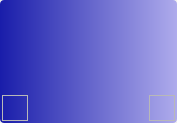
<?xml version="1.0" encoding="UTF-8"?>
<ui version="4.0">
 <class>MediaGroup</class>
 <widget class="QWidget" name="MediaGroup">
  <property name="geometry">
   <rect>
    <x>0</x>
    <y>0</y>
    <width>177</width>
    <height>123</height>
   </rect>
  </property>
  <property name="windowTitle">
   <string>Form</string>
  </property>
  <layout class="QVBoxLayout" name="verticalLayout">
   <property name="spacing">
    <number>0</number>
   </property>
   <property name="leftMargin">
    <number>0</number>
   </property>
   <property name="topMargin">
    <number>0</number>
   </property>
   <property name="rightMargin">
    <number>0</number>
   </property>
   <property name="bottomMargin">
    <number>0</number>
   </property>
   <item>
    <widget class="QFrame" name="frame_mask">
     <property name="styleSheet">
      <string notr="true">#frame_mask
{
border-radius: 4px;
background-color:qlineargradient(spread:pad,x1:0,y1:0,x2:1,y2:0,stop:0 #191daa, stop:1  #aeabec);
}

#frame_mask:hover
{
border: 2px solid red;
}</string>
     </property>
     <property name="frameShape">
      <enum>QFrame::StyledPanel</enum>
     </property>
     <property name="frameShadow">
      <enum>QFrame::Raised</enum>
     </property>
     <layout class="QVBoxLayout" name="verticalLayout_3">
      <property name="spacing">
       <number>0</number>
      </property>
      <property name="leftMargin">
       <number>2</number>
      </property>
      <property name="topMargin">
       <number>2</number>
      </property>
      <property name="rightMargin">
       <number>2</number>
      </property>
      <property name="bottomMargin">
       <number>2</number>
      </property>
      <item>
       <layout class="QVBoxLayout" name="verticalLayout_2">
        <property name="spacing">
         <number>0</number>
        </property>
        <item>
         <widget class="QStackedWidget" name="stackedWidget_cover">
          <property name="currentIndex">
           <number>0</number>
          </property>
          <widget class="QWidget" name="page_norcover">
           <layout class="QVBoxLayout" name="verticalLayout_4">
            <property name="spacing">
             <number>0</number>
            </property>
            <property name="leftMargin">
             <number>0</number>
            </property>
            <property name="topMargin">
             <number>0</number>
            </property>
            <property name="rightMargin">
             <number>0</number>
            </property>
            <property name="bottomMargin">
             <number>0</number>
            </property>
            <item>
             <widget class="QLabel" name="label_cover">
              <property name="styleSheet">
               <string notr="true">QLabel
{
border-image: url(:/images/bgpic/cusvideoitem1.png);
}</string>
              </property>
              <property name="text">
               <string/>
              </property>
             </widget>
            </item>
           </layout>
          </widget>
          <widget class="QWidget" name="page_cuscover">
           <layout class="QVBoxLayout" name="verticalLayout_5">
            <property name="spacing">
             <number>15</number>
            </property>
            <property name="leftMargin">
             <number>0</number>
            </property>
            <property name="topMargin">
             <number>0</number>
            </property>
            <property name="rightMargin">
             <number>0</number>
            </property>
            <property name="bottomMargin">
             <number>0</number>
            </property>
            <item>
             <widget class="QFrame" name="frame_mintitle">
              <property name="minimumSize">
               <size>
                <width>0</width>
                <height>26</height>
               </size>
              </property>
              <property name="maximumSize">
               <size>
                <width>16777215</width>
                <height>26</height>
               </size>
              </property>
              <property name="frameShape">
               <enum>QFrame::StyledPanel</enum>
              </property>
              <property name="frameShadow">
               <enum>QFrame::Raised</enum>
              </property>
              <layout class="QHBoxLayout" name="horizontalLayout_5">
               <property name="spacing">
                <number>6</number>
               </property>
               <property name="leftMargin">
                <number>0</number>
               </property>
               <property name="topMargin">
                <number>0</number>
               </property>
               <property name="rightMargin">
                <number>0</number>
               </property>
               <property name="bottomMargin">
                <number>0</number>
               </property>
               <item>
                <spacer name="horizontalSpacer_3">
                 <property name="orientation">
                  <enum>Qt::Horizontal</enum>
                 </property>
                 <property name="sizeHint" stdset="0">
                  <size>
                   <width>138</width>
                   <height>20</height>
                  </size>
                 </property>
                </spacer>
               </item>
               <item>
                <widget class="QPushButton" name="pushButton_return">
                 <property name="minimumSize">
                  <size>
                   <width>22</width>
                   <height>22</height>
                  </size>
                 </property>
                 <property name="maximumSize">
                  <size>
                   <width>22</width>
                   <height>22</height>
                  </size>
                 </property>
                 <property name="styleSheet">
                  <string notr="true">QPushButton
{
border-image: url(:/images/fileitem/item_return_normal.png);
}

QPushButton:hover
{
border-image: url(:/images/fileitem/item_return_hover.png);
}</string>
                 </property>
                 <property name="text">
                  <string/>
                 </property>
                </widget>
               </item>
              </layout>
             </widget>
            </item>
            <item>
             <layout class="QHBoxLayout" name="horizontalLayout_4">
              <property name="spacing">
               <number>0</number>
              </property>
              <item>
               <spacer name="horizontalSpacer">
                <property name="orientation">
                 <enum>Qt::Horizontal</enum>
                </property>
                <property name="sizeHint" stdset="0">
                 <size>
                  <width>40</width>
                  <height>20</height>
                 </size>
                </property>
               </spacer>
              </item>
              <item>
               <widget class="QPushButton" name="pushButton_opencover">
                <property name="minimumSize">
                 <size>
                  <width>80</width>
                  <height>26</height>
                 </size>
                </property>
                <property name="maximumSize">
                 <size>
                  <width>80</width>
                  <height>26</height>
                 </size>
                </property>
                <property name="styleSheet">
                 <string notr="true">QPushButton
{
border-radius: 3px;
border: 1px solid gray;
font: 400 13px &quot;微软雅黑&quot;;
}

QPushButton:hover
{
color: red;
}</string>
                </property>
                <property name="text">
                 <string>更改封面</string>
                </property>
               </widget>
              </item>
              <item>
               <spacer name="horizontalSpacer_2">
                <property name="orientation">
                 <enum>Qt::Horizontal</enum>
                </property>
                <property name="sizeHint" stdset="0">
                 <size>
                  <width>40</width>
                  <height>20</height>
                 </size>
                </property>
               </spacer>
              </item>
             </layout>
            </item>
            <item>
             <spacer name="verticalSpacer_2">
              <property name="orientation">
               <enum>Qt::Vertical</enum>
              </property>
              <property name="sizeHint" stdset="0">
               <size>
                <width>20</width>
                <height>4</height>
               </size>
              </property>
             </spacer>
            </item>
           </layout>
          </widget>
         </widget>
        </item>
        <item>
         <widget class="QFrame" name="frame_ctl">
          <property name="minimumSize">
           <size>
            <width>0</width>
            <height>26</height>
           </size>
          </property>
          <property name="maximumSize">
           <size>
            <width>16777215</width>
            <height>26</height>
           </size>
          </property>
          <layout class="QHBoxLayout" name="horizontalLayout">
           <property name="spacing">
            <number>0</number>
           </property>
           <property name="leftMargin">
            <number>0</number>
           </property>
           <property name="topMargin">
            <number>0</number>
           </property>
           <property name="rightMargin">
            <number>0</number>
           </property>
           <property name="bottomMargin">
            <number>0</number>
           </property>
           <item>
            <widget class="QFrame" name="frame_add">
             <property name="minimumSize">
              <size>
               <width>26</width>
               <height>26</height>
              </size>
             </property>
             <property name="maximumSize">
              <size>
               <width>26</width>
               <height>26</height>
              </size>
             </property>
             <property name="frameShape">
              <enum>QFrame::StyledPanel</enum>
             </property>
             <property name="frameShadow">
              <enum>QFrame::Raised</enum>
             </property>
             <layout class="QVBoxLayout" name="verticalLayout_6">
              <property name="spacing">
               <number>0</number>
              </property>
              <property name="leftMargin">
               <number>0</number>
              </property>
              <property name="topMargin">
               <number>0</number>
              </property>
              <property name="rightMargin">
               <number>0</number>
              </property>
              <property name="bottomMargin">
               <number>0</number>
              </property>
              <item>
               <widget class="QPushButton" name="pushButton_addnew">
                <property name="maximumSize">
                 <size>
                  <width>23</width>
                  <height>23</height>
                 </size>
                </property>
                <property name="styleSheet">
                 <string notr="true">QPushButton
{
border: 0px solid gray;
border-image: url(:/images/icon/addTab.png);
background-color: transparent;
}

QPushButton:hover
{
border-image: url(:/images/icon/addTab_hover.png);
}</string>
                </property>
                <property name="text">
                 <string/>
                </property>
               </widget>
              </item>
             </layout>
            </widget>
           </item>
           <item>
            <widget class="QStackedWidget" name="stackedWidget_changed">
             <property name="currentIndex">
              <number>0</number>
             </property>
             <widget class="QWidget" name="page_name">
              <layout class="QHBoxLayout" name="horizontalLayout_2">
               <property name="spacing">
                <number>0</number>
               </property>
               <property name="leftMargin">
                <number>0</number>
               </property>
               <property name="topMargin">
                <number>0</number>
               </property>
               <property name="rightMargin">
                <number>0</number>
               </property>
               <property name="bottomMargin">
                <number>0</number>
               </property>
               <item>
                <widget class="QPushButton" name="pushButton_intro">
                 <property name="minimumSize">
                  <size>
                   <width>0</width>
                   <height>25</height>
                  </size>
                 </property>
                 <property name="maximumSize">
                  <size>
                   <width>16777215</width>
                   <height>25</height>
                  </size>
                 </property>
                 <property name="styleSheet">
                  <string notr="true">QPushButton
{
border: none;
color: #44aed3;
font: 400 13px &quot;微软雅黑&quot;;
background-color: transparent;
}

QPushButton:hover
{
color: #e5fafa;
}</string>
                 </property>
                 <property name="text">
                  <string/>
                 </property>
                </widget>
               </item>
              </layout>
             </widget>
             <widget class="QWidget" name="page_rename">
              <layout class="QHBoxLayout" name="horizontalLayout_3">
               <property name="spacing">
                <number>0</number>
               </property>
               <property name="leftMargin">
                <number>0</number>
               </property>
               <property name="topMargin">
                <number>0</number>
               </property>
               <property name="rightMargin">
                <number>0</number>
               </property>
               <property name="bottomMargin">
                <number>0</number>
               </property>
               <item>
                <widget class="QLineEdit" name="lineEdit_rename">
                 <property name="minimumSize">
                  <size>
                   <width>0</width>
                   <height>20</height>
                  </size>
                 </property>
                 <property name="maximumSize">
                  <size>
                   <width>16777215</width>
                   <height>20</height>
                  </size>
                 </property>
                 <property name="styleSheet">
                  <string notr="true">QLineEdit
{
border-radius: 4px;
}</string>
                 </property>
                </widget>
               </item>
              </layout>
             </widget>
            </widget>
           </item>
           <item>
            <widget class="QFrame" name="frame_del">
             <property name="minimumSize">
              <size>
               <width>26</width>
               <height>26</height>
              </size>
             </property>
             <property name="maximumSize">
              <size>
               <width>26</width>
               <height>26</height>
              </size>
             </property>
             <property name="frameShape">
              <enum>QFrame::StyledPanel</enum>
             </property>
             <property name="frameShadow">
              <enum>QFrame::Raised</enum>
             </property>
             <layout class="QVBoxLayout" name="verticalLayout_7">
              <property name="spacing">
               <number>0</number>
              </property>
              <property name="leftMargin">
               <number>0</number>
              </property>
              <property name="topMargin">
               <number>0</number>
              </property>
              <property name="rightMargin">
               <number>0</number>
              </property>
              <property name="bottomMargin">
               <number>0</number>
              </property>
              <item>
               <widget class="QPushButton" name="pushButton_delete">
                <property name="maximumSize">
                 <size>
                  <width>23</width>
                  <height>23</height>
                 </size>
                </property>
                <property name="styleSheet">
                 <string notr="true">QPushButton
{
border: none;
margin: 3px;
border-image: url(:/images/fileitem/fileitem_delete.png);
background-color: transparent;
}

QPushButton:hover
{
border-image: url(:/images/fileitem/fileitem_delete_hover.png);
}</string>
                </property>
                <property name="text">
                 <string/>
                </property>
               </widget>
              </item>
             </layout>
            </widget>
           </item>
          </layout>
         </widget>
        </item>
       </layout>
      </item>
     </layout>
    </widget>
   </item>
  </layout>
 </widget>
 <resources/>
 <connections/>
</ui>
